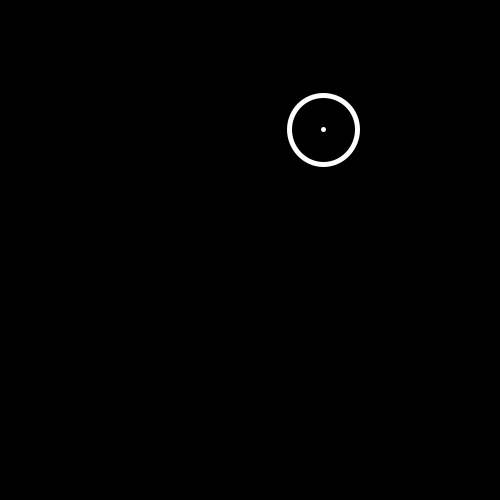
Frame 1 (no input)
Frame 60 (the mouse pressed at the canvas centre just before this capture): identical to frame 1, image omitted
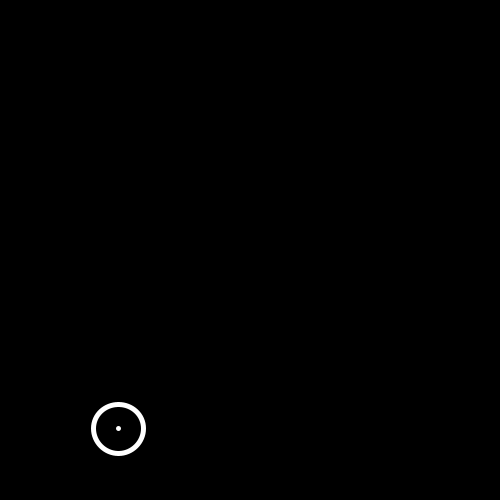
Frame 120 (the mouse held since frame 60 and released just before this capture)

The Processing sketch that drew these frames (run headless with seeded random() and noise(); from frame 60 on, the mouse is pressed at the canvas centre):

// Processing sketch: E2_PVector_addition
// ── E2_PVector_addition.pde
//create PVector to store position
PVector pos;

//add a PVector to store acceleration 
PVector acc;

void setup() {

  size(500, 500);

  //populate pos with x,y and z values (in this instance we use z to hold our size value)
  pos = new PVector(random(width), random(height), random(40, 70));
 
 //populate acc with x,y values 
 
 //set direction here
  acc = new PVector(0,0,0);
 
 //rtry random values
 // acc = new PVector(random(-1,1),random(-1,1),0);
 
 //styling
 noFill();
 strokeWeight(5);
 stroke(255);
}

void draw() {

  background(0);
  
  //use the add method to add toghter
  pos.add(acc);

  ellipse(pos.x, pos.y, pos.z, pos.z);
  point(pos.x, pos.y);
}

//generate a new random position on mousePress
void mousePressed(){
  pos = new PVector(random(width), random(height), random(40, 70));}
